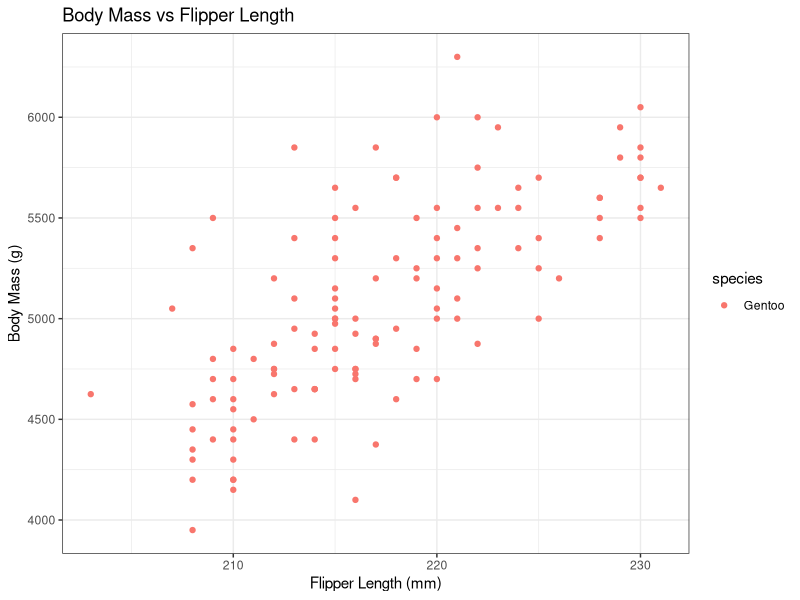

Write the R code that produced this figure.
## ---- chunk 1
knitr::opts_chunk$set(echo = TRUE)
## ---- chunk 2
library(palmerpenguins)
library(tidyverse)

gentoo = penguins[penguins$species == "Gentoo",]
gentoo %>%
  ggplot(aes(y = body_mass_g, x=flipper_length_mm, color=species)) + 
  geom_point() +
  labs(title="Body Mass vs Flipper Length ", y="Body Mass (g)", x="Flipper Length (mm)") + 
  theme_bw()

result<-lm(body_mass_g~flipper_length_mm, data=gentoo)
result
## ---- chunk 3
confint(result,level = 0.95)
## ---- chunk 4
summary(result)
## ---- chunk 5
newdata<-data.frame(flipper_length_mm=200)
predict(result, newdata, level=0.95, interval="confidence")
## ---- chunk 6
predict(result,newdata,level=0.95,interval="prediction")
## ---- chunk 7
new<-lm(body_mass_g~flipper_length_mm, data=gentoo)
new
